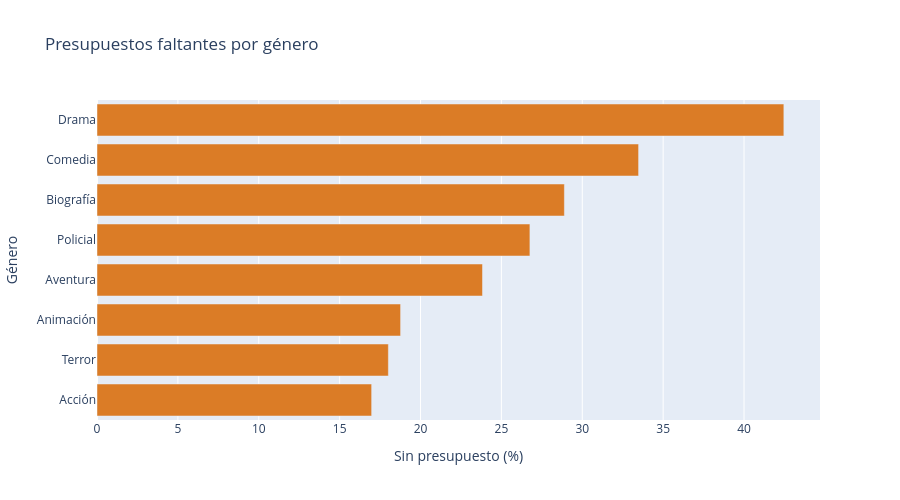

The code cell stored with this chart in its notebook:
### Markdown cell above
### Presupuestos faltantes: gráfico interactivo

Cada barra muestra la tasa de faltantes y, al pasar el mouse, el número de películas de ese género. [Abrir el gráfico en el navegador](../salidas/07_faltantes_interactivo.html).

### Code cell
# PLOTLY_OUTPUT
faltantes_hover = por_genero.assign(tasa_pct=100*por_genero.tasa).sort_values('tasa_pct')
figura_interactiva = px.bar(
    faltantes_hover, x='tasa_pct', y='genero', orientation='h',
    custom_data=['n'], color_discrete_sequence=['#db7c26'],
    labels={'tasa_pct': 'Sin presupuesto (%)', 'genero': 'Género'},
    title='Presupuestos faltantes por género')
figura_interactiva.update_traces(hovertemplate=(
    '<b>%{y}</b><br>Sin presupuesto: %{x:.1f}%'
    '<br>Películas: %{customdata[0]:.0f}<extra></extra>'))
figura_interactiva.update_layout(height=500)
figura_interactiva.write_html(salidas/'07_faltantes_interactivo.html',
                              include_plotlyjs=True)
display(figura_interactiva)
print('HTML:', salidas/'07_faltantes_interactivo.html')

### Figure 1 — Plotly figure (JSON) as saved in the notebook; plotly's stock layout.template omitted (floating-point values rounded to 4 significant figures)
{"data": [{"customdata": [[1708], [322], [341], [428], [553], [443], [2249], [1519]], "hovertemplate": "<b>%{y}</b><br>Sin presupuesto: %{x:.1f}%<br>Películas: %{customdata[0]:.0f}<extra></extra>", "legendgroup": "", "marker": {"color": "#db7c26", "pattern": {"shape": ""}}, "name": "", "orientation": "h", "showlegend": false, "textposition": "auto", "type": "bar", "x": [16.98, 18.01, 18.77, 23.83, 26.76, 28.89, 33.48, 42.46], "xaxis": "x", "y": ["Acción", "Terror", "Animación", "Aventura", "Policial", "Biografía", "Comedia", "Drama"], "yaxis": "y"}], "layout": {"barmode": "relative", "height": 500, "legend": {"tracegroupgap": 0}, "title": {"text": "Presupuestos faltantes por género"}, "xaxis": {"anchor": "y", "domain": [0, 1], "title": {"text": "Sin presupuesto (%)"}}, "yaxis": {"anchor": "x", "domain": [0, 1], "title": {"text": "Género"}}}}
